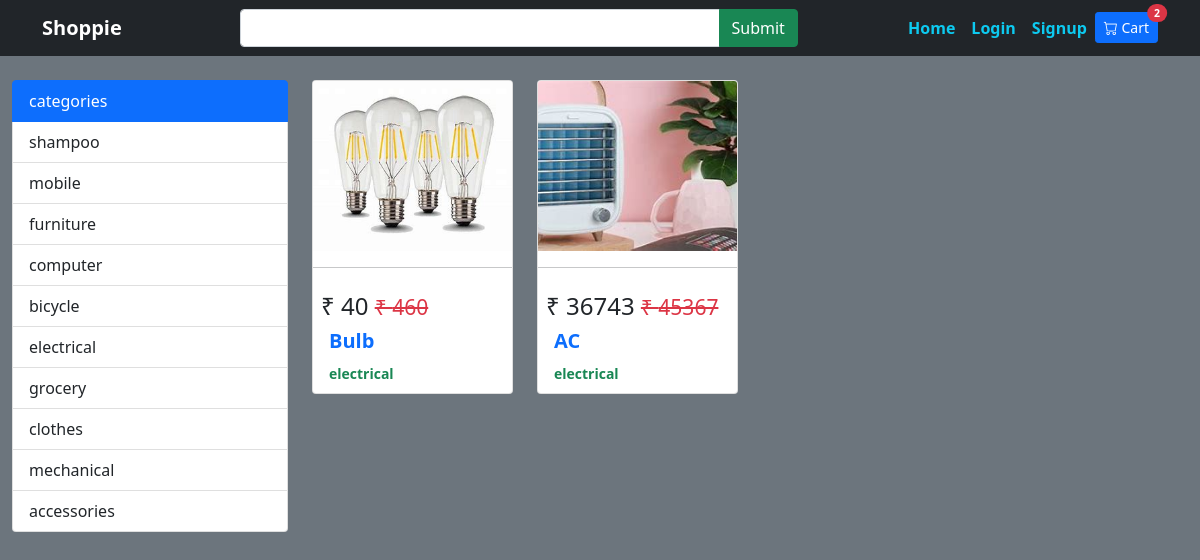
Page /index.php?cat=7 on the committed database.
### tables this page shows
CREATE TABLE `category` (
  `cat_id` int(11) NOT NULL,
  `cat_title` varchar(200) NOT NULL
);

CREATE TABLE `products` (
  `id` int(11) NOT NULL,
  `title` varchar(200) NOT NULL,
  `category` varchar(200) NOT NULL,
  `image` varchar(200) DEFAULT NULL,
  `brand` varchar(200) NOT NULL,
  `price` float NOT NULL,
  `discount_price` float NOT NULL,
  `description` text NOT NULL
);

### include/config.php (called while the page is built, shortened)
<?php
$connect= mysqli_connect(HOST,USER,PASS,DB) or die("db connection fail");
   function calling($table){
       global $connect;
       $array = [];
       $query = mysqli_query($connect,"select * from $table");
       while($row = mysqli_fetch_array($query)){
           $array[] = $row;
       }
       return $array;
   }
?>

### index.php (the view, shortened to what this page needs)
 <?php include "include/config.php";?>
<!DOCTYPE html>
<html lang="en">
<head>
    <link rel="stylesheet" href="https://cdn.jsdelivr.net/npm/bootstrap-icons@1.8.1/font/bootstrap-icons.css">
<link href="https://cdn.jsdelivr.net/npm/bootstrap@5.1.3/dist/css/bootstrap.min.css" rel="stylesheet">
</head>
<body class="bg-secondary">
    <?php include "include/nav.php";?>
    <div class="container-fluid mt-4 ">
        <div class="row">
            <div class="col-3">
         <?php include "include/side.php";?>
            <div class="col-9">
                <div class="row">
                    <?php
                    $callingproduct = calling("products JOIN category ON products.category = category.cat_id");
                    if(isset($_GET['cat'])){
                        $cat = $_GET['cat'];
                        $callingproduct = calling("products JOIN category ON products.category = category.cat_id where category='$cat'");
                    }
                    elseif(isset($_GET['find'])){
                        $search = $_GET['search'];
                        $callingproduct = calling("products JOIN category ON products.category = category.cat_id where title LIKE '%$search%'");
                    }
                    foreach ($callingproduct as $value){
                        ?>
                        <div class="col-3">
                            <div class="card mb-3">
                            <img src="productimages/<?= $value['image'];?>" alt="" class="card-img-top" style="object-fit:cover; height:170px;"><hr>
                            <div class="card-body p-2">
                                <h2 class="h4">
                                    <span class="">₹ <?= $value['discount_price'];?></span>
                                    <del class="small text-danger "> ₹ <?= $value['price'];?></del ></h2>
                                <h5> <b class='m-0 p-0 text-truncate text-primary ms-2'><?= $value['title'];?></b></h5>
                                <small><b class='m-0 p-0 text-success text-truncate ms-2'><?= $value['cat_title'];?></b></small>
                            </div>
                            </div>
                        </div>
                   <?php } ?>
                </div>
            </div>
        </div>
    </div>
</body>
</html>

### include/side.php
<div class="list-group">
                    <div class="list-group-item list-group-item-action active">categories </div>
                    <?php
                    $callingcat = calling("category");
                    foreach($callingcat as $cat){
                        $id = $cat['cat_id'];
                        $title = $cat['cat_title'];
                        echo "<a href='index.php?cat=$id' class='list-group-item list-group-item-action'>$title</a>";
                    }
                    ?>
                </div>
            </div>

### rows in the picture
category: cat_title "shampoo"
category: cat_title "mobile"
category: cat_title "furniture"
category: cat_title "computer"
category: cat_title "bicycle"
category: cat_title "electrical"
category: cat_title "grocery"
category: cat_title "clothes"
category: cat_title "mechanical"
category: cat_title "accessories"
products: image (picture), discount_price "40", price "460", title "Bulb", category.cat_title "electrical"
products: image (picture), discount_price "36743", price "45367", title "AC", category.cat_title "electrical"
